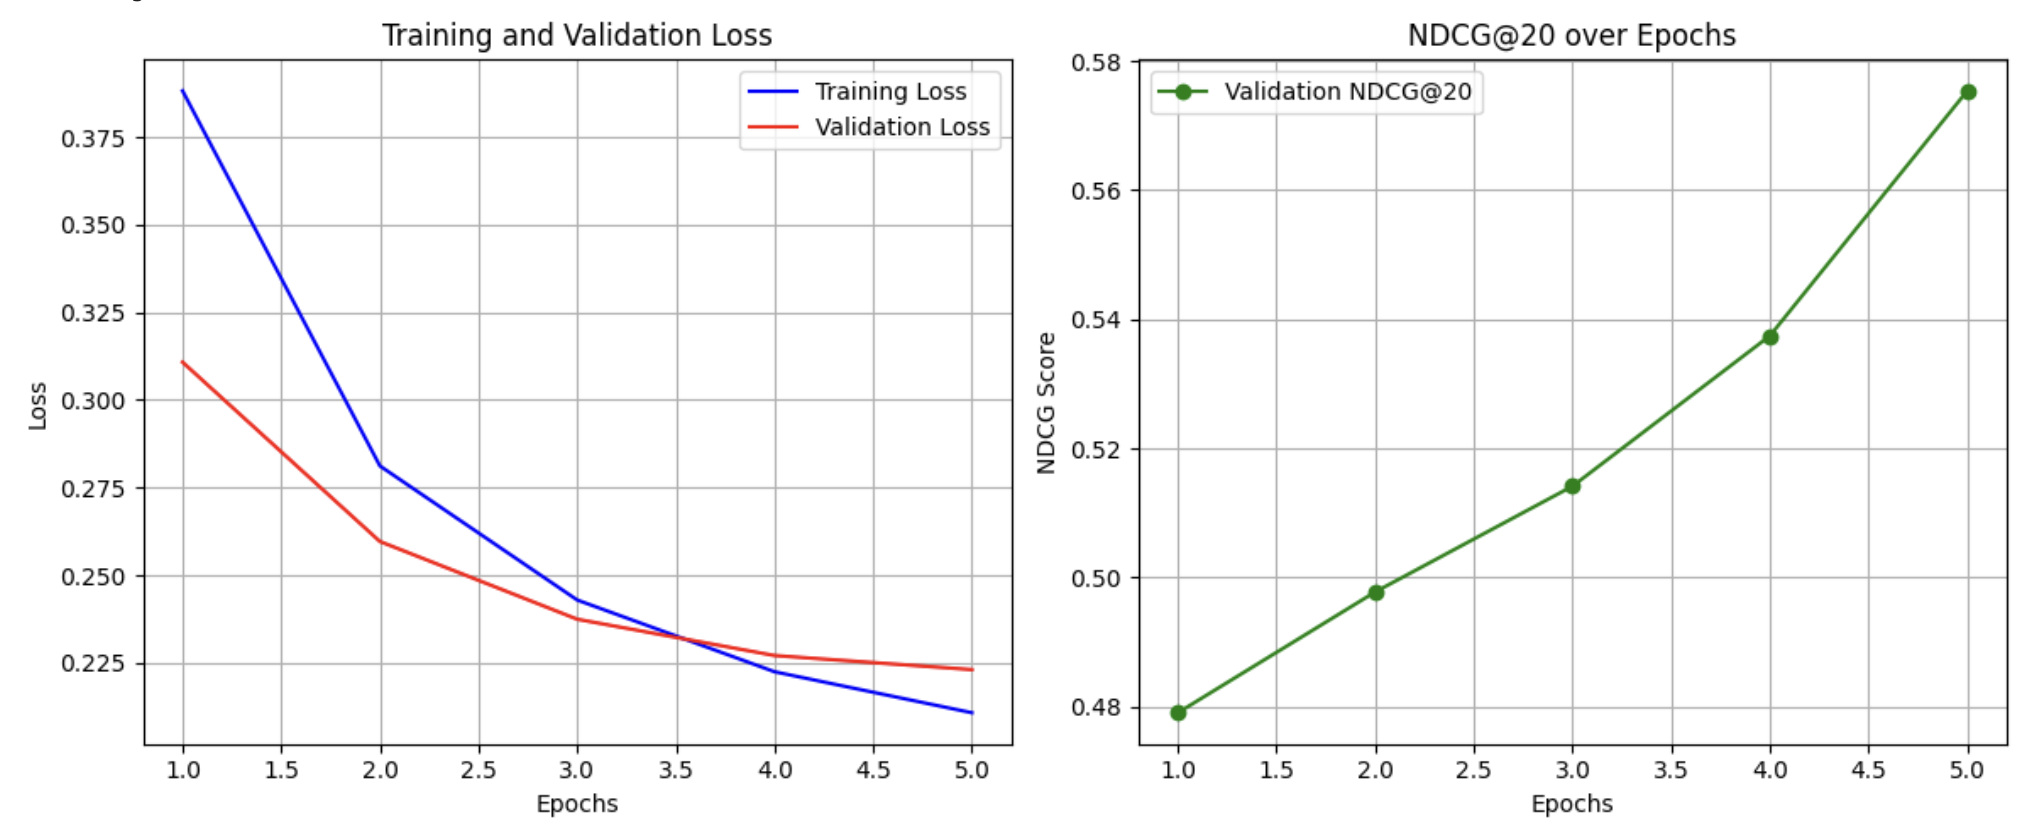

Source code (Python):
import numpy as np
import pandas as pd
import tensorflow as tf
from tensorflow.keras import layers, models, Input, optimizers, callbacks
import matplotlib.pyplot as plt
from tqdm import tqdm 
import math

# Configuration
INPUT_FILE = 'train-1.txt'
OUTPUT_FILE = 'output.txt'
EMBEDDING_DIM = 32
EPOCHS = 5
BATCH_SIZE = 256
NUM_NEGATIVES = 4
TOP_K = 20         

def load_data(filename):
    print(f"Loading data from {filename}...")
    user_ids = []
    item_ids = []
    user_interaction_set = {}
    
    with open(filename, 'r') as f:
        lines = f.readlines()
        
    for line in tqdm(lines, desc="Parsing Data"):
        parts = list(map(int, line.strip().split()))
        if not parts:
            continue
        u = parts[0]
        interacted_items = parts[1:]
        
        user_interaction_set[u] = set(interacted_items)
        
        for i in interacted_items:
            user_ids.append(u)
            item_ids.append(i)
                
    return np.array(user_ids), np.array(item_ids), user_interaction_set

def get_negatives(u_ids, i_ids, user_interaction_set, num_items, num_neg):
    print(f"Generating {num_neg} negative samples per positive...")
    negative_users = []
    negative_items = []
    
    for i in tqdm(range(len(u_ids)), desc="Negative Sampling"):
        u = u_ids[i]
        for _ in range(num_neg):
            while True:
                j = np.random.randint(num_items)
                if j not in user_interaction_set[u]:
                    negative_users.append(u)
                    negative_items.append(j)
                    break
                    
    return np.array(negative_users), np.array(negative_items)

class NDCGCallback(callbacks.Callback):

    def __init__(self, user_interacted, num_items, k=20, num_validation_users=100):
        super().__init__()
        self.user_interacted = user_interacted
        self.num_items = num_items
        self.k = k 
        self.num_val = num_validation_users
        self.ndcg_scores = []
        
        all_users = list(user_interacted.keys())
        self.val_users = np.random.choice(all_users, self.num_val, replace=False)

    def on_epoch_end(self, epoch, logs=None):
        ndcgs = []
        
        for u in self.val_users:
            if not self.user_interacted[u]:
                continue
            
            pos_item = np.random.choice(list(self.user_interacted[u]))
            
            items_to_rank = [pos_item]
            while len(items_to_rank) < 100:
                neg = np.random.randint(self.num_items)
                if neg not in self.user_interacted[u]:
                    items_to_rank.append(neg)
            
            items_to_rank = np.array(items_to_rank)
            user_input = np.full(len(items_to_rank), u)
            
            predictions = self.model.predict([user_input, items_to_rank], batch_size=100, verbose=0).flatten()
            
            ranked_indices = predictions.argsort()[::-1]
            
            rank_of_positive = np.where(ranked_indices == 0)[0][0]
            
            if rank_of_positive < self.k:
                ndcgs.append(math.log(2) / math.log(rank_of_positive + 2))
            else:
                ndcgs.append(0.0)
                
        mean_ndcg = np.mean(ndcgs)
        self.ndcg_scores.append(mean_ndcg)
        logs['val_ndcg'] = mean_ndcg

def build_ncf_model(num_users, num_items, latent_dim):
    user_input = Input(shape=(1,), name='user_input')
    item_input = Input(shape=(1,), name='item_input')
    
    user_embedding = layers.Embedding(num_users, latent_dim, name='user_embedding')(user_input)
    item_embedding = layers.Embedding(num_items, latent_dim, name='item_embedding')(item_input)
    
    user_vec = layers.Flatten()(user_embedding)
    item_vec = layers.Flatten()(item_embedding)
    
    concat = layers.Concatenate()([user_vec, item_vec])
    
    x = layers.Dense(64, activation='relu')(concat)
    x = layers.Dropout(0.2)(x)
    x = layers.Dense(32, activation='relu')(x)
    x = layers.Dropout(0.2)(x)
    
    output = layers.Dense(1, activation='sigmoid')(x)
    
    model = models.Model(inputs=[user_input, item_input], outputs=output)
    model.compile(optimizer='adam', loss='binary_crossentropy', metrics=['accuracy'])
    
    return model

def plot_metrics(history, ndcg_callback, k):
    epochs = range(1, len(history.history['loss']) + 1)
    
    plt.figure(figsize=(12, 5))
    
    plt.subplot(1, 2, 1)
    plt.plot(epochs, history.history['loss'], 'b-', label='Training Loss')
    plt.plot(epochs, history.history['val_loss'], 'r-', label='Validation Loss')
    plt.title('Training and Validation Loss')
    plt.xlabel('Epochs')
    plt.ylabel('Loss')
    plt.legend()
    plt.grid(True)
    
    plt.subplot(1, 2, 2)
    plt.plot(epochs, ndcg_callback.ndcg_scores, 'g-o', label=f'Validation NDCG@{k}')
    plt.title(f'NDCG@{k} over Epochs')
    plt.xlabel('Epochs')
    plt.ylabel('NDCG Score')
    plt.legend()
    plt.grid(True)
    
    plt.tight_layout()
    plt.show()

def main():
    u_train, i_train, user_interacted = load_data(INPUT_FILE)
    
    num_users = u_train.max() + 1
    num_items = i_train.max() + 1
    print(f"Stats: {num_users} Users, {num_items} Items, {len(u_train)} Interactions")

    u_neg, i_neg = get_negatives(u_train, i_train, user_interacted, num_items, NUM_NEGATIVES)
    
    train_users = np.concatenate([u_train, u_neg])
    train_items = np.concatenate([i_train, i_neg])
    train_labels = np.concatenate([np.ones(len(u_train)), np.zeros(len(u_neg))])
    
    indices = np.arange(len(train_users))
    np.random.shuffle(indices)
    train_users = train_users[indices]
    train_items = train_items[indices]
    train_labels = train_labels[indices]
    
    model = build_ncf_model(num_users, num_items, EMBEDDING_DIM)
    
    ndcg_cb = NDCGCallback(user_interacted, num_items, k=20)
    
    print("Training NCF model...")
    history = model.fit(
        [train_users, train_items], train_labels, 
        epochs=EPOCHS, 
        batch_size=BATCH_SIZE, 
        validation_split=0.1,
        callbacks=[ndcg_cb],
        verbose=1
    )
    
    print("Plotting metrics...")
    plot_metrics(history, ndcg_cb, k=20)
    
    print(f"Generating top {TOP_K} recommendations...")
    all_items = np.arange(num_items)
    
    with open(OUTPUT_FILE, 'w') as f_out:
        unique_users = sorted(list(user_interacted.keys()))
        
        for u_id in tqdm(unique_users, desc="Generating Recs"):
            user_input_arr = np.full(num_items, u_id)
            predictions = model.predict([user_input_arr, all_items], batch_size=4096, verbose=0).flatten()
            
            seen_items = list(user_interacted[u_id])
            predictions[seen_items] = -1.0 
            
            top_indices = np.argpartition(predictions, -TOP_K)[-TOP_K:]
            top_indices = top_indices[np.argsort(predictions[top_indices])[::-1]]
            
            out_line = str(u_id) + " " + " ".join(map(str, top_indices)) + "\n"
            f_out.write(out_line)

    print(f"\nDone! Recommendations saved to {OUTPUT_FILE}")

if __name__ == "__main__":
    main()
